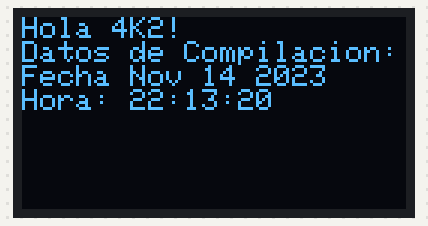
The sketch below on a simulated ESP32. Shown: 128×64 one-colour display. Random numbers use the default seed unless the sketch sets one; what the sketch prints to the serial monitor is not drawn.

Above: at 1.1 s.
At 6.1 s:
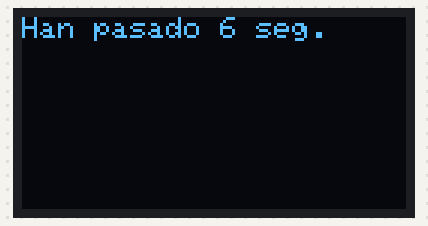
At 12.0 s:
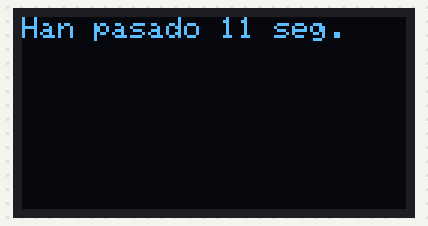
At 17.3 s:
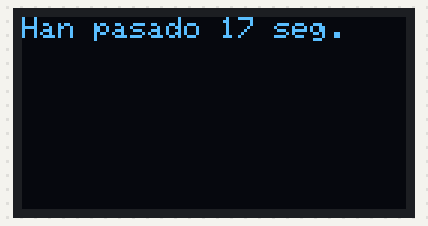
At 20.7 s:
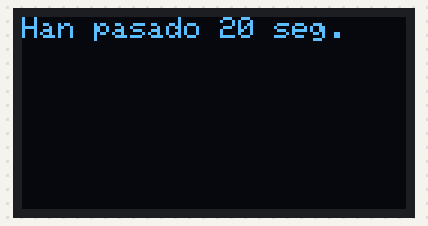
At 38.6 s:
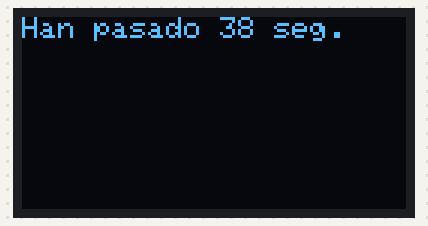

The sketch:

Display_Inicial_OLED_128x64_I2C.ino
```cpp
//#include <Adafruit_SSD1306.h>
#include <Adafruit_GFX.h>
#include <Adafruit_SH110X.h>
#include <splash.h>

#include "config.h"

Adafruit_SH1106G display = Adafruit_SH1106G(SCREEN_WIDTH, SCREEN_HEIGHT, &Wire);

void displayInit(){
  display.begin(0x3C, true); // Address 0x3C default
  display.clearDisplay();
  display.setTextSize(1);
  display.setTextColor(SH110X_WHITE);
  display.setCursor(0,0);
  display.println(F("Hola 4K2!"));
  display.println(F("Datos de Compilacion:"));
  display.printf("Fecha %s\n",__DATE__);
  display.printf("Hora: %s\n",__TIME__);
  display.display();
}

void setup() {
  Serial.begin(BAUDRATE);
  delay(1000);
  Serial.println(F("Iniciando Display..."));
  displayInit();
  Serial.println(F("Display Iniciado"));
  delay(5000);
}

void loop() {
  display.clearDisplay();
  display.setCursor(0,0);
  display.printf("Han pasado %d seg.\n",millis()/1000);
  display.display();

  Serial.println(millis());
  delay(random(5000));
}
```

config.h
```cpp
#include <Arduino.h>
#pragma once

// BAUDRATE
const long BAUDRATE = 115200;

// PARPADEO
const int BLINK_OK = 250;

// OLED
const int SCREEN_WIDTH = 128; // OLED display width, in pixels
const int SCREEN_HEIGHT = 64; // OLED display height, in pixels
#define LINEA_BLANCO  F("                    ")

// PINOUT
// PINOUT
const int DHT_PIN = GPIO_NUM_33;        // ADC1_5
const int PIN_ADC = GPIO_NUM_32;        // ADC1_4
const int PIN_ENC_A = GPIO_NUM_18;      //
const int PIN_ENC_B = GPIO_NUM_5;       //
const int PIN_ENC_PUSH = GPIO_NUM_19;   //
const int PIN_LED_R = GPIO_NUM_23;      //
const int PIN_LED_G = GPIO_NUM_1;       // TX0!
//const int PIN_SERVO_1 = GPIO_NUM_4;   // ADC2_0
//const int PIN_SERVO_2 = GPIO_NUM_15;  // ADC2_3
//const int PIN_SERVO_3 = GPIO_NUM_13;  // ADC2_4
//const int PIN_SERVO_4 = GPIO_NUM_12;  // ADC2_5
//const int PIN_SERVO_5 = GPIO_NUM_14;  // ADC2_6

/* NO ES POSIBLE USAR WIFI Y SERVOS AL MISMO TIEMPO*/
```

Measured:
- what the display in image 0 shows lasts 5.0 s, from 1.1 s to 6.1 s
- what the display in image 1 shows lasts 1.8 s, from 6.1 s to 7.9 s
- what the display in image 2 shows lasts 3.9 s, from 12.0 s to 15.9 s
